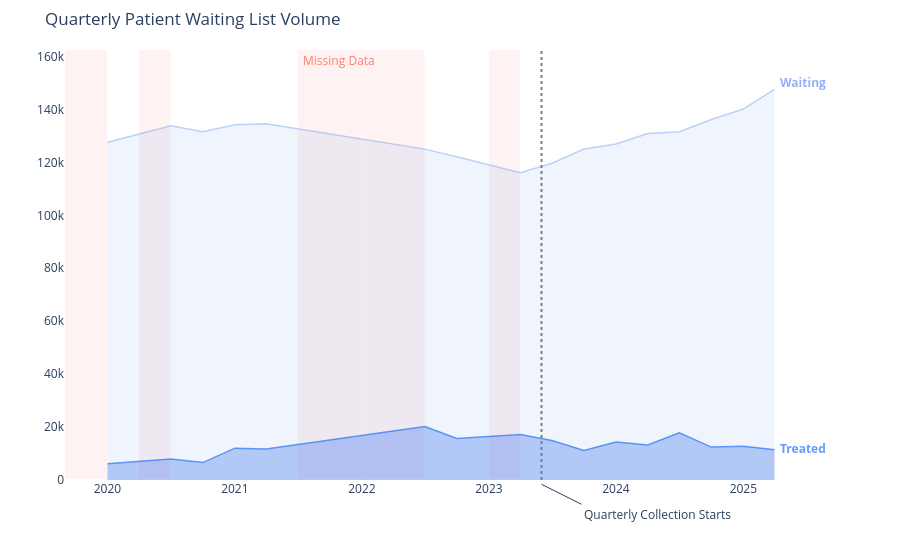

Write notebook code for a chart like this one.
### Markdown cell above
## Overall Patient Waitlist and Treatment Volume by Quarter
Trends in both patients waiting in queues and treated by clinics each quarter. \
Complete missing quarters are highlighted for clarity.

### Code cell
# visualise quarterly patients treated and waiting

##Missing Months:
##                2020 --  1, 4-6, 12  - Q1 and Q4 quarter are partial. 
##                2021 --  7-12 - Q3 & Q4  
##                2022 --   1-6 - Q1 & Q2 
##                2023 --   1-3 - Q1

import plotly.graph_objects as go
from plotly.subplots import make_subplots

fig = make_subplots(specs=[[{"secondary_y": True}]])


# Add traces
fig.add_trace(go.Scatter(
    x=df_quarterly_totals['quarter_start'], 
    y=df_quarterly_totals['waiting'],
    mode='lines',
    name='Patients Waiting',
    text=[''] * (len(df_quarterly_totals) - 1) + ['Waited'],  # label only on last point
    textposition='middle right',
    textfont=dict(color='rgba(255, 100, 100, 0.9)', size=11),
    fill='tonexty',                         #fills to next
    fillcolor='rgba(100, 149, 237, 0.1)',  # light blue fill
    line=dict(color='rgba(100, 149, 237, 0.4)', width=1.5),
    showlegend=False,                     # ← hide from legend box
), secondary_y=False)

fig.add_trace(go.Scatter(
    x=df_quarterly_totals['quarter_start'],
    y=df_quarterly_totals['treated'],
    text=[''] * (len(df_quarterly_totals) - 1) + ['Treated'],
    textposition='middle right',
    textfont=dict(color='rgba(255, 100, 100, 0.9)', size=11),
    mode='lines',
    name='Patients Treated',
    fill='tozeroy',                        # fills down to zero
    fillcolor='rgba(37, 99, 235, 0.3)', # medium blue fill
    line=dict(color='rgba(59, 130, 246, 0.8)', width=1.5),
    showlegend=False
), secondary_y=True)

fig.update_yaxes(
    range=[0, df_quarterly_totals['waiting'].max()*1.1],
    secondary_y=True
)
fig.update_yaxes(
    range=[0, df_quarterly_totals['waiting'].max()*1.1],
    secondary_y=False
)

fig.for_each_xaxis(lambda x: x.update(showgrid=False)) #https://stackoverflow.com/questions/67459925/plotly-set-showgrid-false-for-all-subplots
fig.for_each_yaxis(lambda x: x.update(showgrid=False))

# Connect the lines across missing data points, 
# so the line will continue through the shaded areas without breaks.
fig.update_traces(connectgaps=True) 

# Shade each missing monthly period

fig.add_vrect(x0='2019-09-01', x1='2019-12-31', 
              fillcolor='lightcoral', opacity=0.1, layer='below', line_width=0)
fig.add_vrect(x0='2020-04-01', x1='2020-06-30', 
              fillcolor='lightcoral', opacity=0.1, layer='below', line_width=0)
# 2021: Q3-Q4 missing
fig.add_vrect(x0='2021-07-01', x1='2021-12-31',
              fillcolor='lightcoral', opacity=0.1, layer='below', line_width=0,
              annotation_text='Missing Data',  
              annotation=dict(xref='paper', 
                              yref='paper',
                              xshift=15, #adds margin
                              font_size=12, 
                              font_color='salmon'))

# 2022: Q1-Q2 missing  
fig.add_vrect(x0='2022-01-01', x1='2022-06-30',
              fillcolor='lightcoral', opacity=0.1, layer='below', line_width=0)

# 2023: Q1 missing
fig.add_vrect(x0='2023-01-01', x1='2023-03-31',
              fillcolor='lightcoral', opacity=0.1, layer='below', line_width=0)
fig.add_vline(x='2023-06-01', line_width=2, line_dash="dot", line_color="slategray",)
fig.add_annotation(x=pd.to_datetime('2023-06-01'),
                   y=-0.01,  # position below x-axis
                   ay=20,  # offset in pixels
                   ax=40,  # offset in pixels
                   axref='pixel',
                   ayref='pixel',
                   yref='paper',
                   text="Quarterly Collection Starts",
                   xanchor='left',
                   yanchor='top',
                   showarrow=True)

# annotations to name the lines on the right side
fig.add_annotation(
    xref="paper", yref="paper",
    x=1.01, y=0.05,
    text="<span style='color:rgba(59, 130, 246, 0.8); font-weight:bold;'>Treated</span>",
    showarrow=False
)
fig.add_annotation( 
    xref="paper", yref="paper",
    x=1.01, y=0.95,
    text="<span style='color:rgba(37, 99, 235, 0.5); font-weight:bold;'>Waiting</span>",
    showarrow=False
)

fig.update_layout(
    legend=dict(orientation="h", yanchor="bottom", y=1.05, xanchor="right", x=0.805),
    margin=dict(
        t=50,  # top
        b=80,  # bottom  ← your problem
        l=50,  # left
        r=80,  # right
    ),
    plot_bgcolor='white',
    title='Quarterly Patient Waiting List Volume',
    xaxis_title='',
    yaxis_title='',
    hovermode="x",
)

fig.update_yaxes(visible=False, secondary_y=True) #hides secondary axis
#fig.update_traces(mode="markers+lines", hovertemplate=None) #adds marks to line plots
fig.show()

### Figure 1 — Plotly figure (JSON) as saved in the notebook; plotly's stock layout.template omitted (floating-point values rounded to 4 significant figures)
{"data": [{"connectgaps": true, "fill": "tonexty", "fillcolor": "rgba(100, 149, 237, 0.1)", "line": {"color": "rgba(100, 149, 237, 0.4)", "width": 1.5}, "mode": "lines", "name": "Patients Waiting", "showlegend": false, "text": ["", "", "", "", "", "", "", "", "", "", "", "", "", "", "", "Waited"], "textfont": {"color": "rgba(255, 100, 100, 0.9)", "size": 11}, "textposition": "middle right", "type": "scatter", "x": ["2020-01-01", "2020-07-01", "2020-10-01", "2021-01-01", "2021-04-01", "2022-07-01", "2022-10-01", "2023-04-01", "2023-07-01", "2023-10-01", "2024-01-01", "2024-04-01", "2024-07-01", "2024-10-01", "2025-01-01", "2025-04-01"], "xaxis": "x", "y": [127657, 133824, 131596, 134206, 134590, 125029, 122151, 116080, 119700, 125064, 126987, 130940, 131624, 136236, 140165, 147712], "yaxis": "y"}, {"connectgaps": true, "fill": "tozeroy", "fillcolor": "rgba(37, 99, 235, 0.3)", "line": {"color": "rgba(59, 130, 246, 0.8)", "width": 1.5}, "mode": "lines", "name": "Patients Treated", "showlegend": false, "text": ["", "", "", "", "", "", "", "", "", "", "", "", "", "", "", "Treated"], "textfont": {"color": "rgba(255, 100, 100, 0.9)", "size": 11}, "textposition": "middle right", "type": "scatter", "x": ["2020-01-01", "2020-07-01", "2020-10-01", "2021-01-01", "2021-04-01", "2022-07-01", "2022-10-01", "2023-04-01", "2023-07-01", "2023-10-01", "2024-01-01", "2024-04-01", "2024-07-01", "2024-10-01", "2025-01-01", "2025-04-01"], "xaxis": "x", "y": [6157, 7965, 6582, 12039, 11724, 20223, 15659, 17232, 14907, 11162, 14357, 13246, 17823, 12426, 12726, 11475], "yaxis": "y2"}], "layout": {"annotations": [{"font": {"color": "salmon", "size": 12}, "showarrow": false, "text": "Missing Data", "x": "2021-12-31", "xanchor": "right", "xref": "x", "xshift": 15, "y": 1, "yanchor": "top", "yref": "y domain"}, {"ax": 40, "axref": "pixel", "ay": 20, "ayref": "pixel", "showarrow": true, "text": "Quarterly Collection Starts", "x": "2023-06-01T00:00:00", "xanchor": "left", "y": -0.01, "yanchor": "top", "yref": "paper"}, {"showarrow": false, "text": "<span style='color:rgba(59, 130, 246, 0.8); font-weight:bold;'>Treated</span>", "x": 1.01, "xref": "paper", "y": 0.05, "yref": "paper"}, {"showarrow": false, "text": "<span style='color:rgba(37, 99, 235, 0.5); font-weight:bold;'>Waiting</span>", "x": 1.01, "xref": "paper", "y": 0.95, "yref": "paper"}], "hovermode": "x", "legend": {"orientation": "h", "x": 0.805, "xanchor": "right", "y": 1.05, "yanchor": "bottom"}, "margin": {"b": 80, "l": 50, "r": 80, "t": 50}, "plot_bgcolor": "white", "shapes": [{"fillcolor": "lightcoral", "layer": "below", "line": {"width": 0}, "opacity": 0.1, "type": "rect", "x0": "2019-09-01", "x1": "2019-12-31", "xref": "x", "y0": 0, "y1": 1, "yref": "y domain"}, {"fillcolor": "lightcoral", "layer": "below", "line": {"width": 0}, "opacity": 0.1, "type": "rect", "x0": "2020-04-01", "x1": "2020-06-30", "xref": "x", "y0": 0, "y1": 1, "yref": "y domain"}, {"fillcolor": "lightcoral", "layer": "below", "line": {"width": 0}, "opacity": 0.1, "type": "rect", "x0": "2021-07-01", "x1": "2021-12-31", "xref": "x", "y0": 0, "y1": 1, "yref": "y domain"}, {"fillcolor": "lightcoral", "layer": "below", "line": {"width": 0}, "opacity": 0.1, "type": "rect", "x0": "2022-01-01", "x1": "2022-06-30", "xref": "x", "y0": 0, "y1": 1, "yref": "y domain"}, {"fillcolor": "lightcoral", "layer": "below", "line": {"width": 0}, "opacity": 0.1, "type": "rect", "x0": "2023-01-01", "x1": "2023-03-31", "xref": "x", "y0": 0, "y1": 1, "yref": "y domain"}, {"line": {"color": "slategray", "dash": "dot", "width": 2}, "type": "line", "x0": "2023-06-01", "x1": "2023-06-01", "xref": "x", "y0": 0, "y1": 1, "yref": "y domain"}], "title": {"text": "Quarterly Patient Waiting List Volume"}, "xaxis": {"anchor": "y", "domain": [0, 0.94], "showgrid": false, "title": {"text": ""}}, "yaxis": {"anchor": "x", "domain": [0, 1], "range": [0, 162500.0], "showgrid": false, "title": {"text": ""}}, "yaxis2": {"anchor": "x", "overlaying": "y", "range": [0, 162500.0], "showgrid": false, "side": "right", "visible": false}}}
